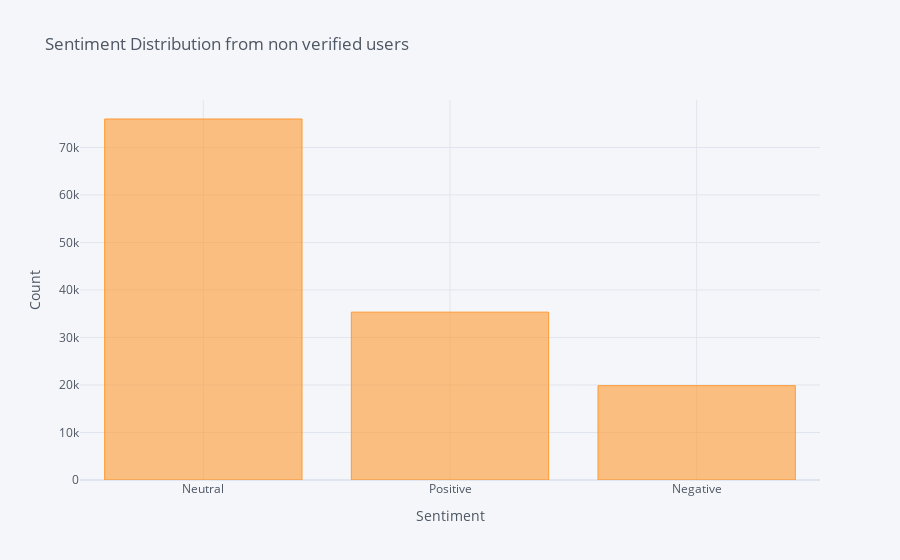

The code cell stored with this chart in its notebook:
### Code cell
endsars_popular = endsars[endsars['verified'] == False]
endsars_popular['Sentiment'].value_counts().iplot(kind='bar', xTitle='Sentiment',yTitle='Count', title = 'Sentiment Distribution from non verified users')

### Figure 1 — Plotly figure (JSON) as saved in the notebook; plotly's stock layout.template omitted (floating-point values rounded to 4 significant figures)
{"data": [{"marker": {"color": "rgba(255, 153, 51, 0.6)", "line": {"color": "rgba(255, 153, 51, 1.0)", "width": 1}}, "name": "Sentiment", "orientation": "v", "text": "", "type": "bar", "x": ["Neutral", "Positive", "Negative"], "y": [75992, 35333, 19854]}], "layout": {"legend": {"bgcolor": "#F5F6F9", "font": {"color": "#4D5663"}}, "paper_bgcolor": "#F5F6F9", "plot_bgcolor": "#F5F6F9", "title": {"font": {"color": "#4D5663"}, "text": "Sentiment Distribution from non verified users"}, "xaxis": {"gridcolor": "#E1E5ED", "showgrid": true, "tickfont": {"color": "#4D5663"}, "title": {"font": {"color": "#4D5663"}, "text": "Sentiment"}, "zerolinecolor": "#E1E5ED"}, "yaxis": {"gridcolor": "#E1E5ED", "showgrid": true, "tickfont": {"color": "#4D5663"}, "title": {"font": {"color": "#4D5663"}, "text": "Count"}, "zerolinecolor": "#E1E5ED"}}}
